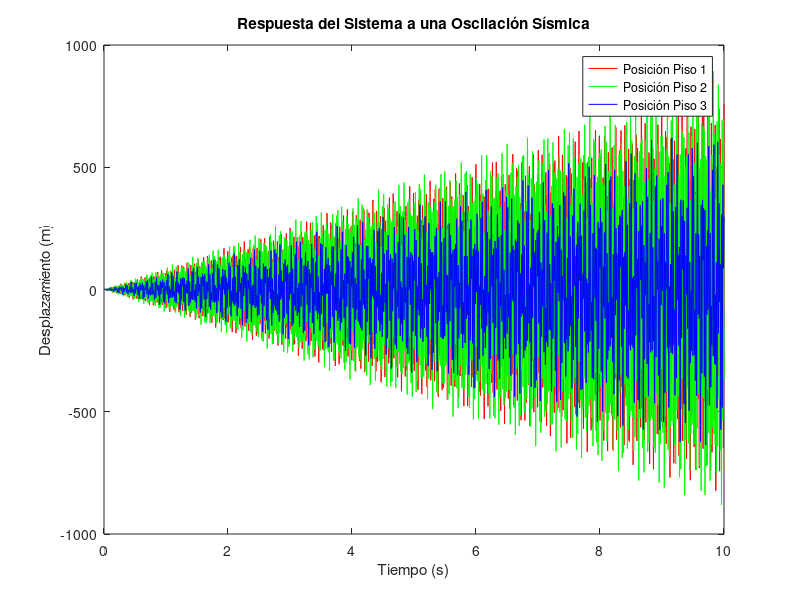

The MATLAB script that drew this image:
% Definir parámetros del sistema
M = [6930693 0 0; 0 6930693 0; 0 0 6930693]; % Matriz de masa
K = [-4e11 2e11 0; 2e11 -4e11 2e11; 0 2e11 -2e11]; % Matriz de rigidez
A = inv(M) * K; % Calcular la matriz A

% Calcular los valores propios de la matriz A
[eigenVectors, eigenValues] = eig(A);

% Los valores propios están en la diagonal de eigenValues
omega = sqrt(-diag(eigenValues)); %wha Frecuencia angular para cada piso
    
%omega = 0.15;
E = 1; % Amplitud de la oscilación sísmica
b = [1; 1 ; 1]; % Vector de unos

% Condiciones iniciales (posición y velocidad iniciales)
x0 = [0; 0; 0]; % Posición inicial
v0 = [0; 0; 0]; % Velocidad inicial
initial_conditions = [x0; v0];

% Tiempo de simulación
tspan = [0, 10]; % Simular de 0 a 100 segundos

% Función para las ecuaciones diferenciales
system_odes = @(t, y) [
    y(4:6); % Derivadas de las posiciones (velocidades)
    A*y(1:3) + E * (omega.^2) .* cos(omega * t) .* b; % Aceleraciones       
];

% Resolver el sistema de ecuaciones diferenciales
[t, Y] = ode45(system_odes, tspan, initial_conditions);

% Graficar resultados
figure;
plot(t, Y(:, 1), 'r', t, Y(:, 2), 'g', t, Y(:, 3), 'b'); % Posición en función del tiempo
xlabel('Tiempo (s)');
ylabel('Desplazamiento (m)');
title('Respuesta del Sistema a una Oscilación Sísmica');
legend('Posición Piso 1', 'Posición Piso 2', 'Posición Piso 3');
    
% Frecuencias angulares
disp("Frecuencias angulares (rad/s):");
disp(omega)

% Periodos de vibración naturales
T = 2*pi ./ omega;

% Frecuencias naturales
f = omega / (2*pi);

disp("Periodos de vibración naturales (s):");
disp(T);

disp("Frecuencias naturales (Hz):");
disp(f);

disp("Valores propios");
disp(eigenValues);